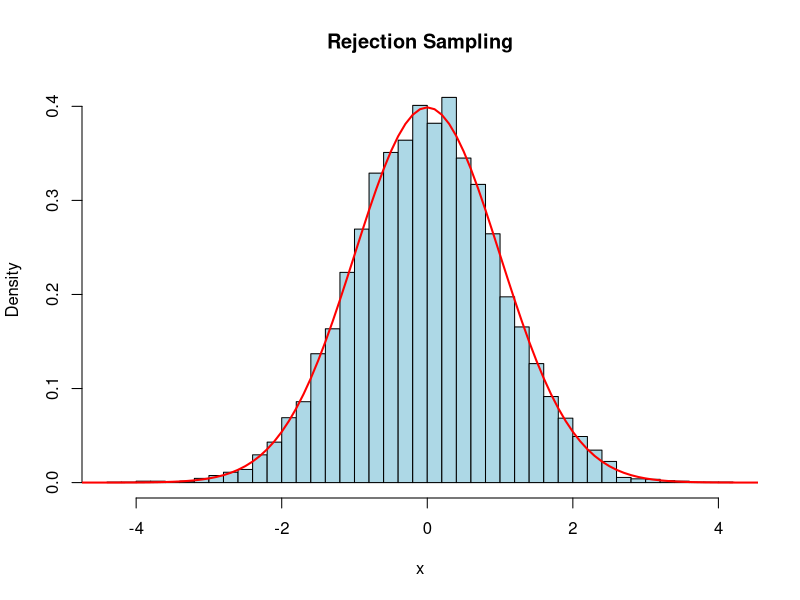

Recreate this plot in R.
target_distribution <- function(x) { # target distribution (standard normal)
    return(dnorm(x, mean = 0, sd = 1))
}

# let's use a uniform distribution as the proposal distribution.
# We need to choose the bounds and the constant M such that p(x)≤Mq(x)
proposal_distribution <- function(x) {
    return(dunif(x, min = -5, max = 5))
}

# Constant M
M <- 1. / sqrt(2 * pi) * 10 # * 10 to offset proposal_distribution's density 0.1

sample_proposal <- function() { # Sample from the proposal distribution
    return(runif(1, min = -5, max = 5))
}

# Rejection sampling
rejection_sampling <- function(n_samples) {
    samples <- c()
    while (length(samples) < n_samples) {
        x <- sample_proposal()
        u <- runif(1, min = 0, max = 1)
        if (u < target_distribution(x) / (M * proposal_distribution(x))) {
            samples <- c(samples, x)
        }
    }
    return(samples)
}

# Generate samples
n_samples <- 10000
samples <- rejection_sampling(n_samples)

# Plot the histogram of the samples
hist(samples, breaks = 50, freq = FALSE, main = "Rejection Sampling", xlab = "x", col = "lightblue")
curve(dnorm(x, mean = 0, sd = 1), from = -5, to = 5, add = TRUE, col = "red", lwd = 2)
